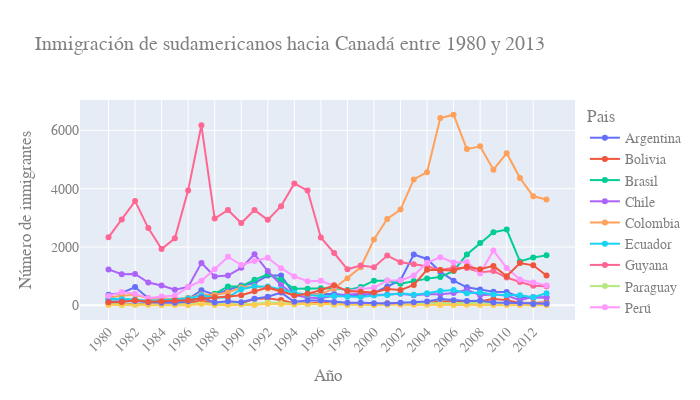

Notebook source saved alongside this figure:
### Code cell
fig = px.line(sudamerica, x = sudamerica.index, y = sudamerica.columns, 
              title = "Inmigración de sudamericanos hacia Canadá entre 1980 y 2013",
              color = "Pais", markers=True)
fig.update_layout(width = 700, height = 400, xaxis={"tickangle":-45},
                  xaxis_title = "Año", yaxis_title = "Número de inmigrantes",
                  font_family = "Arial", font_size = 14, font_color = "grey")
fig.write_html("Inmigracion_sudamericanos_canada.html")
fig.show()

### Figure 1 — Plotly figure (JSON) as saved in the notebook; plotly's stock layout.template omitted (floating-point values rounded to 4 significant figures)
{"data": [{"hovertemplate": "Pais=Argentina<br>index=%{x}<br>value=%{y}<extra></extra>", "legendgroup": "Argentina", "line": {"color": "#636efa", "dash": "solid"}, "marker": {"symbol": "circle"}, "mode": "lines+markers", "name": "Argentina", "orientation": "v", "showlegend": true, "type": "scatter", "x": ["1980", "1981", "1982", "1983", "1984", "1985", "1986", "1987", "1988", "1989", "1990", "1991", "1992", "1993", "1994", "1995", "1996", "1997", "1998", "1999", "2000", "2001", "2002", "2003", "2004", "2005", "2006", "2007", "2008", "2009", "2010", "2011", "2012", "2013"], "xaxis": "x", "y": [368, 426, 626, 241, 237, 196, 213, 519, 374, 538, 678, 763, 1023, 1022, 366, 380, 396, 391, 349, 318, 427, 635, 865, 1745, 1591, 1153, 847, 620, 540, 467, 459, 278, 263, 282], "yaxis": "y"}, {"hovertemplate": "Pais=Bolivia<br>index=%{x}<br>value=%{y}<extra></extra>", "legendgroup": "Bolivia", "line": {"color": "#EF553B", "dash": "solid"}, "marker": {"symbol": "circle"}, "mode": "lines+markers", "name": "Bolivia", "orientation": "v", "showlegend": true, "type": "scatter", "x": ["1980", "1981", "1982", "1983", "1984", "1985", "1986", "1987", "1988", "1989", "1990", "1991", "1992", "1993", "1994", "1995", "1996", "1997", "1998", "1999", "2000", "2001", "2002", "2003", "2004", "2005", "2006", "2007", "2008", "2009", "2010", "2011", "2012", "2013"], "xaxis": "x", "y": [44, 52, 42, 49, 38, 44, 79, 165, 63, 68, 71, 214, 247, 180, 75, 61, 96, 43, 33, 42, 33, 72, 57, 59, 85, 134, 139, 107, 143, 214, 180, 86, 83, 107], "yaxis": "y"}, {"hovertemplate": "Pais=Brasil<br>index=%{x}<br>value=%{y}<extra></extra>", "legendgroup": "Brasil", "line": {"color": "#00cc96", "dash": "solid"}, "marker": {"symbol": "circle"}, "mode": "lines+markers", "name": "Brasil", "orientation": "v", "showlegend": true, "type": "scatter", "x": ["1980", "1981", "1982", "1983", "1984", "1985", "1986", "1987", "1988", "1989", "1990", "1991", "1992", "1993", "1994", "1995", "1996", "1997", "1998", "1999", "2000", "2001", "2002", "2003", "2004", "2005", "2006", "2007", "2008", "2009", "2010", "2011", "2012", "2013"], "xaxis": "x", "y": [211, 220, 192, 139, 145, 130, 205, 244, 394, 650, 650, 877, 1066, 866, 566, 572, 586, 591, 531, 626, 845, 847, 745, 839, 917, 969, 1181, 1746, 2138, 2509, 2598, 1508, 1642, 1714], "yaxis": "y"}, {"hovertemplate": "Pais=Chile<br>index=%{x}<br>value=%{y}<extra></extra>", "legendgroup": "Chile", "line": {"color": "#ab63fa", "dash": "solid"}, "marker": {"symbol": "circle"}, "mode": "lines+markers", "name": "Chile", "orientation": "v", "showlegend": true, "type": "scatter", "x": ["1980", "1981", "1982", "1983", "1984", "1985", "1986", "1987", "1988", "1989", "1990", "1991", "1992", "1993", "1994", "1995", "1996", "1997", "1998", "1999", "2000", "2001", "2002", "2003", "2004", "2005", "2006", "2007", "2008", "2009", "2010", "2011", "2012", "2013"], "xaxis": "x", "y": [1233, 1069, 1078, 781, 681, 533, 633, 1454, 990, 1023, 1286, 1749, 1175, 697, 352, 273, 244, 325, 376, 397, 366, 369, 401, 347, 383, 384, 427, 530, 350, 375, 340, 174, 291, 273], "yaxis": "y"}, {"hovertemplate": "Pais=Colombia<br>index=%{x}<br>value=%{y}<extra></extra>", "legendgroup": "Colombia", "line": {"color": "#FFA15A", "dash": "solid"}, "marker": {"symbol": "circle"}, "mode": "lines+markers", "name": "Colombia", "orientation": "v", "showlegend": true, "type": "scatter", "x": ["1980", "1981", "1982", "1983", "1984", "1985", "1986", "1987", "1988", "1989", "1990", "1991", "1992", "1993", "1994", "1995", "1996", "1997", "1998", "1999", "2000", "2001", "2002", "2003", "2004", "2005", "2006", "2007", "2008", "2009", "2010", "2011", "2012", "2013"], "xaxis": "x", "y": [266, 326, 360, 244, 235, 214, 257, 376, 352, 439, 614, 652, 582, 464, 375, 371, 381, 578, 929, 1306, 2259, 2965, 3283, 4318, 4566, 6424, 6535, 5357, 5452, 4652, 5218, 4366, 3741, 3631], "yaxis": "y"}, {"hovertemplate": "Pais=Ecuador<br>index=%{x}<br>value=%{y}<extra></extra>", "legendgroup": "Ecuador", "line": {"color": "#19d3f3", "dash": "solid"}, "marker": {"symbol": "circle"}, "mode": "lines+markers", "name": "Ecuador", "orientation": "v", "showlegend": true, "type": "scatter", "x": ["1980", "1981", "1982", "1983", "1984", "1985", "1986", "1987", "1988", "1989", "1990", "1991", "1992", "1993", "1994", "1995", "1996", "1997", "1998", "1999", "2000", "2001", "2002", "2003", "2004", "2005", "2006", "2007", "2008", "2009", "2010", "2011", "2012", "2013"], "xaxis": "x", "y": [238, 207, 184, 155, 179, 208, 240, 344, 265, 278, 552, 643, 644, 547, 431, 368, 310, 317, 295, 291, 342, 353, 418, 361, 417, 491, 525, 419, 437, 373, 353, 348, 282, 418], "yaxis": "y"}, {"hovertemplate": "Pais=Guyana<br>index=%{x}<br>value=%{y}<extra></extra>", "legendgroup": "Guyana", "line": {"color": "#FF6692", "dash": "solid"}, "marker": {"symbol": "circle"}, "mode": "lines+markers", "name": "Guyana", "orientation": "v", "showlegend": true, "type": "scatter", "x": ["1980", "1981", "1982", "1983", "1984", "1985", "1986", "1987", "1988", "1989", "1990", "1991", "1992", "1993", "1994", "1995", "1996", "1997", "1998", "1999", "2000", "2001", "2002", "2003", "2004", "2005", "2006", "2007", "2008", "2009", "2010", "2011", "2012", "2013"], "xaxis": "x", "y": [2334, 2943, 3575, 2650, 1932, 2299, 3942, 6174, 2977, 3270, 2824, 3266, 2932, 3399, 4181, 3935, 2324, 1795, 1238, 1366, 1308, 1707, 1479, 1410, 1341, 1215, 1286, 1277, 1137, 1180, 953, 804, 676, 656], "yaxis": "y"}, {"hovertemplate": "Pais=Paraguay<br>index=%{x}<br>value=%{y}<extra></extra>", "legendgroup": "Paraguay", "line": {"color": "#B6E880", "dash": "solid"}, "marker": {"symbol": "circle"}, "mode": "lines+markers", "name": "Paraguay", "orientation": "v", "showlegend": true, "type": "scatter", "x": ["1980", "1981", "1982", "1983", "1984", "1985", "1986", "1987", "1988", "1989", "1990", "1991", "1992", "1993", "1994", "1995", "1996", "1997", "1998", "1999", "2000", "2001", "2002", "2003", "2004", "2005", "2006", "2007", "2008", "2009", "2010", "2011", "2012", "2013"], "xaxis": "x", "y": [45, 26, 32, 40, 48, 36, 34, 72, 53, 48, 56, 51, 94, 75, 46, 39, 38, 30, 25, 34, 29, 34, 60, 88, 74, 75, 88, 98, 95, 88, 89, 83, 55, 66], "yaxis": "y"}, {"hovertemplate": "Pais=Perú<br>index=%{x}<br>value=%{y}<extra></extra>", "legendgroup": "Perú", "line": {"color": "#FF97FF", "dash": "solid"}, "marker": {"symbol": "circle"}, "mode": "lines+markers", "name": "Perú", "orientation": "v", "showlegend": true, "type": "scatter", "x": ["1980", "1981", "1982", "1983", "1984", "1985", "1986", "1987", "1988", "1989", "1990", "1991", "1992", "1993", "1994", "1995", "1996", "1997", "1998", "1999", "2000", "2001", "2002", "2003", "2004", "2005", "2006", "2007", "2008", "2009", "2010", "2011", "2012", "2013"], "xaxis": "x", "y": [317, 456, 401, 241, 306, 328, 628, 843, 1237, 1667, 1384, 1522, 1632, 1274, 993, 827, 845, 676, 493, 560, 603, 849, 855, 1023, 1460, 1653, 1473, 1490, 1094, 1884, 1283, 886, 787, 682], "yaxis": "y"}, {"hovertemplate": "Pais=Surinam<br>index=%{x}<br>value=%{y}<extra></extra>", "legendgroup": "Surinam", "line": {"color": "#FECB52", "dash": "solid"}, "marker": {"symbol": "circle"}, "mode": "lines+markers", "name": "Surinam", "orientation": "v", "showlegend": true, "type": "scatter", "x": ["1980", "1981", "1982", "1983", "1984", "1985", "1986", "1987", "1988", "1989", "1990", "1991", "1992", "1993", "1994", "1995", "1996", "1997", "1998", "1999", "2000", "2001", "2002", "2003", "2004", "2005", "2006", "2007", "2008", "2009", "2010", "2011", "2012", "2013"], "xaxis": "x", "y": [15, 10, 21, 12, 5, 16, 7, 46, 16, 24, 26, 13, 53, 51, 32, 58, 51, 35, 22, 11, 16, 22, 22, 22, 17, 15, 16, 20, 9, 12, 13, 11, 16, 4], "yaxis": "y"}, {"hovertemplate": "Pais=Uruguay<br>index=%{x}<br>value=%{y}<extra></extra>", "legendgroup": "Uruguay", "line": {"color": "#636efa", "dash": "solid"}, "marker": {"symbol": "circle"}, "mode": "lines+markers", "name": "Uruguay", "orientation": "v", "showlegend": true, "type": "scatter", "x": ["1980", "1981", "1982", "1983", "1984", "1985", "1986", "1987", "1988", "1989", "1990", "1991", "1992", "1993", "1994", "1995", "1996", "1997", "1998", "1999", "2000", "2001", "2002", "2003", "2004", "2005", "2006", "2007", "2008", "2009", "2010", "2011", "2012", "2013"], "xaxis": "x", "y": [128, 132, 146, 105, 90, 92, 137, 269, 99, 144, 111, 229, 299, 437, 125, 164, 171, 117, 87, 93, 75, 64, 91, 103, 130, 217, 175, 147, 160, 99, 93, 81, 47, 58], "yaxis": "y"}, {"hovertemplate": "Pais=Venezuela<br>index=%{x}<br>value=%{y}<extra></extra>", "legendgroup": "Venezuela", "line": {"color": "#EF553B", "dash": "solid"}, "marker": {"symbol": "circle"}, "mode": "lines+markers", "name": "Venezuela", "orientation": "v", "showlegend": true, "type": "scatter", "x": ["1980", "1981", "1982", "1983", "1984", "1985", "1986", "1987", "1988", "1989", "1990", "1991", "1992", "1993", "1994", "1995", "1996", "1997", "1998", "1999", "2000", "2001", "2002", "2003", "2004", "2005", "2006", "2007", "2008", "2009", "2010", "2011", "2012", "2013"], "xaxis": "x", "y": [103, 117, 174, 124, 142, 165, 179, 229, 279, 304, 344, 487, 610, 490, 334, 402, 520, 686, 489, 464, 443, 560, 524, 699, 1224, 1211, 1192, 1335, 1239, 1353, 998, 1452, 1373, 1022], "yaxis": "y"}], "layout": {"font": {"color": "grey", "family": "Arial", "size": 14}, "height": 400, "legend": {"title": {"text": "Pais"}, "tracegroupgap": 0}, "title": {"text": "Inmigración de sudamericanos hacia Canadá entre 1980 y 2013"}, "width": 700, "xaxis": {"anchor": "y", "domain": [0, 1], "tickangle": -45, "title": {"text": "Año"}}, "yaxis": {"anchor": "x", "domain": [0, 1], "title": {"text": "Número de inmigrantes"}}}}
